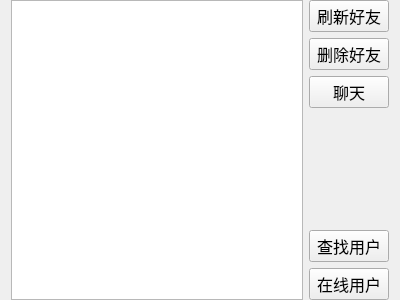
<?xml version="1.0" encoding="UTF-8"?>
<ui version="4.0">
 <class>Friend</class>
 <widget class="QWidget" name="Friend">
  <property name="geometry">
   <rect>
    <x>0</x>
    <y>0</y>
    <width>400</width>
    <height>300</height>
   </rect>
  </property>
  <property name="windowTitle">
   <string>Form</string>
  </property>
  <layout class="QHBoxLayout" name="horizontalLayout">
   <property name="topMargin">
    <number>0</number>
   </property>
   <property name="bottomMargin">
    <number>0</number>
   </property>
   <item>
    <widget class="QListWidget" name="listWidget"/>
   </item>
   <item>
    <layout class="QVBoxLayout" name="verticalLayout">
     <item>
      <widget class="QPushButton" name="flushFriend_PB">
       <property name="font">
        <font>
         <family>Arial</family>
         <pointsize>12</pointsize>
        </font>
       </property>
       <property name="text">
        <string>刷新好友</string>
       </property>
      </widget>
     </item>
     <item>
      <widget class="QPushButton" name="delFriend_PB">
       <property name="font">
        <font>
         <family>Arial</family>
         <pointsize>12</pointsize>
        </font>
       </property>
       <property name="text">
        <string>删除好友</string>
       </property>
      </widget>
     </item>
     <item>
      <widget class="QPushButton" name="chat_PB">
       <property name="font">
        <font>
         <family>Arial</family>
         <pointsize>12</pointsize>
        </font>
       </property>
       <property name="text">
        <string>聊天</string>
       </property>
      </widget>
     </item>
     <item>
      <spacer name="verticalSpacer">
       <property name="orientation">
        <enum>Qt::Vertical</enum>
       </property>
       <property name="sizeHint" stdset="0">
        <size>
         <width>20</width>
         <height>40</height>
        </size>
       </property>
      </spacer>
     </item>
     <item>
      <widget class="QPushButton" name="findUser_PB">
       <property name="font">
        <font>
         <family>Arial</family>
         <pointsize>12</pointsize>
        </font>
       </property>
       <property name="text">
        <string>查找用户</string>
       </property>
      </widget>
     </item>
     <item>
      <widget class="QPushButton" name="onlineUser_PB">
       <property name="font">
        <font>
         <family>Arial</family>
         <pointsize>12</pointsize>
        </font>
       </property>
       <property name="text">
        <string>在线用户</string>
       </property>
      </widget>
     </item>
    </layout>
   </item>
  </layout>
 </widget>
 <resources/>
 <connections/>
</ui>
